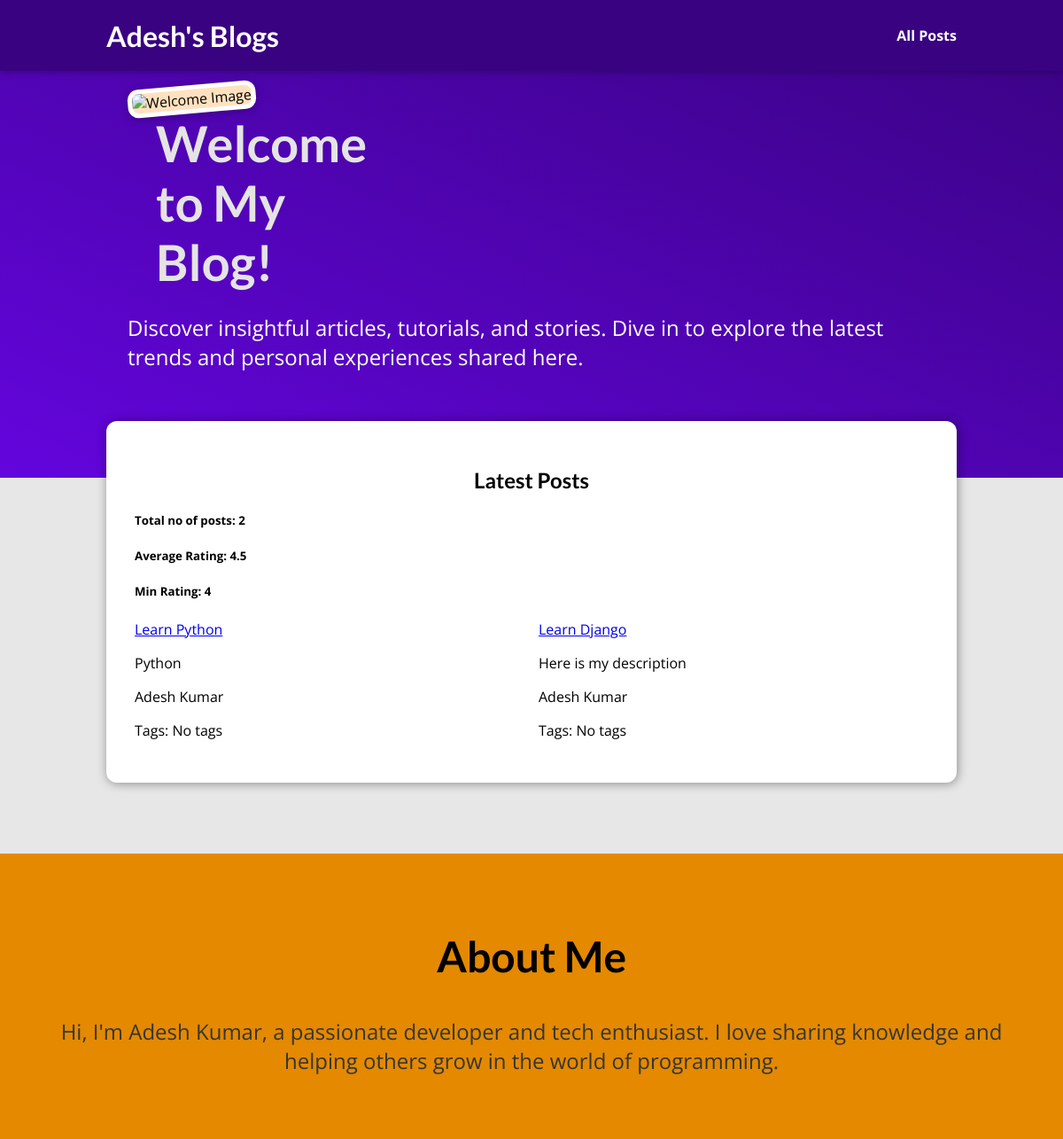
The app's page /, older data.
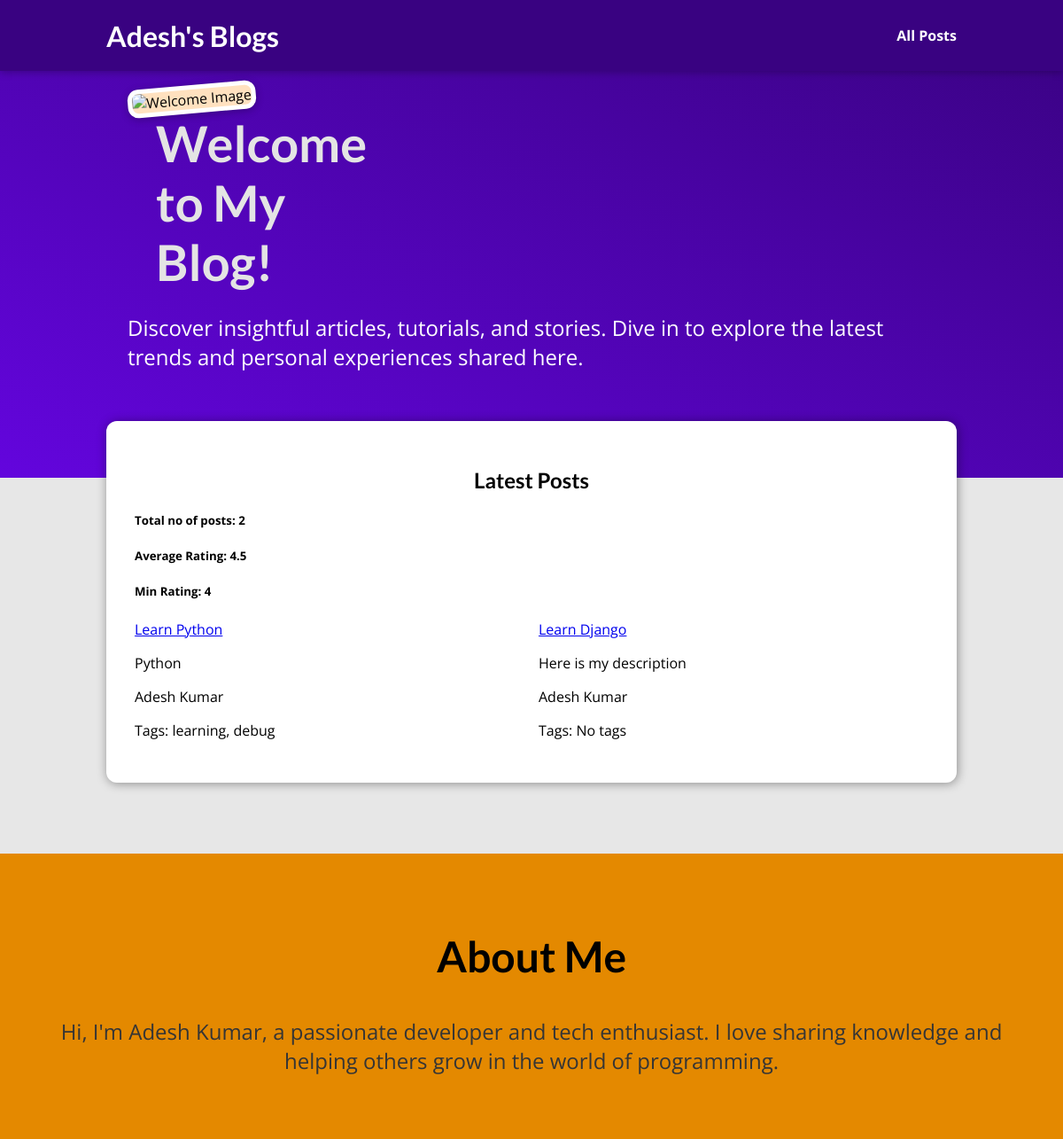
The same page, newer data.
### blogs/models.py (models this page shows, shortened)
class Post(models.Model):
    title = models.CharField(max_length=200)
    rating = models.IntegerField(
        validators=[MinValueValidator(1), MaxValueValidator(5)])
    description = models.TextField(validators=[MinLengthValidator(50)])
    image = models.CharField(max_length=100, default="", null=True, blank=True)
    created_at = models.DateTimeField(auto_now_add=True)
    updated_at = models.DateTimeField(auto_now=True)
    author = models.ForeignKey(
        Author, on_delete=models.CASCADE, null=True, related_name="posts")
    slug = models.SlugField(default="", blank=True, null=False,
                            db_index=True, unique=True)  # for indexing
    tags = models.ManyToManyField(Tag, blank=True)
    def get_absolute_url(self):
        return reverse("post-details", args=[self.slug])
    def __str__(self):
        return f"{self.title} {self.rating} {self.description} {self.slug}"

class Author(models.Model):
    first_name = models.CharField(max_length=50)
    last_name = models.CharField(max_length=50)
    email = models.EmailField(null=True)
    address = models.OneToOneField(
        Address, on_delete=models.CASCADE, null=True)
    def get_full_name(self):
        return f"{self.first_name} {self.last_name}"
    def __str__(self):
        return self.get_full_name()

class Tag(models.Model):
    name = models.CharField(max_length=40, unique=True)

### blogs/views.py (the view)
# urls.py: path("", views.index, name="index"),
def index(request):
    posts = Post.objects.all().order_by("-title")
    print(posts)
    total_posts = posts.count()
    avg_rating = posts.aggregate(
        Avg("rating"), Min("rating"))  # aggregate function
    return render(request, "blogs/index.html", {
        "posts": posts,
        "total_posts": total_posts,
        "avg_rating": avg_rating
    })

### blogs/templates/blogs/index.html (shortened to what this page needs)
{% extends "base.html" %}
{% load static %}
{% block css_files %}
<link rel="stylesheet" href="{% static "blogs/index.css" %}">
<link rel="stylesheet" href="{% static "blogs/post.css" %}">
{% endblock  %}
{% block content %}
{% include "blogs/includes/header.html" %}
<section id="welcome">
    <div class="welcome-container">
        <img src="{% static 'blogs/images/welcome.jpg' %}" alt="Welcome Image" class="welcome-image">
        <div class="welcome-description">
            <h2>Welcome to My Blog!</h2>
            <p>
                Discover insightful articles, tutorials, and stories. Dive in to explore the latest trends and personal experiences shared here.
            </p>
        </div>
    </div>
</section>
<section id="latest-posts">
    <h2>Latest Posts</h2>
    <h5>Total no of posts: {{total_posts}}</h5>
    <h5>Average Rating: {{avg_rating.rating__avg}}</h5>
    <h5>Min Rating: {{avg_rating.rating__min}}</h5>
    <ul>
        {% for post in posts %}
        <li>
            <a href="{{ post.get_absolute_url }}">{{post.title}}</a>
            <p>{{post.description}}</p>
            <p>{{post.author}}</p>
            <p>
              Tags:
              {% for tag in post.tags.all %}
                {{ tag.name }}{% if not forloop.last %}, {% endif %}
              {% empty %}
                No tags
              {% endfor %}
            </p>
        </li>
        {% endfor %}
    </ul>
</section>
<section id="about">
    <h2>About Me</h2>
    <p>
        Hi, I'm Adesh Kumar, a passionate developer and tech enthusiast. I love sharing knowledge and helping others grow in the world of programming.
    </p>
</section>
{% endblock  %}

Row changes from the older to the newer data that the page shows:
shown differently, row unchanged: Post "Learn Python": no longer shows "No tags"
added Tag: name "learning", shown under Post "Learn Python"
added Tag: name "debug", shown under Post "Learn Python"
